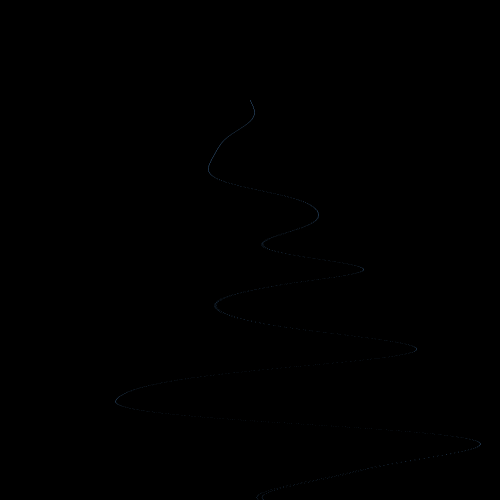
Frame 1 (no input)
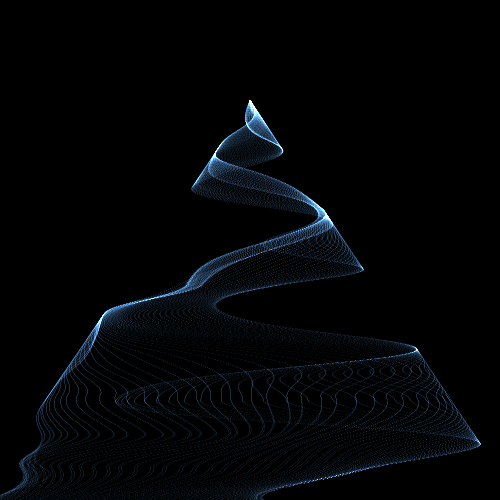
Frame 60 (the mouse pressed at the canvas centre just before this capture)
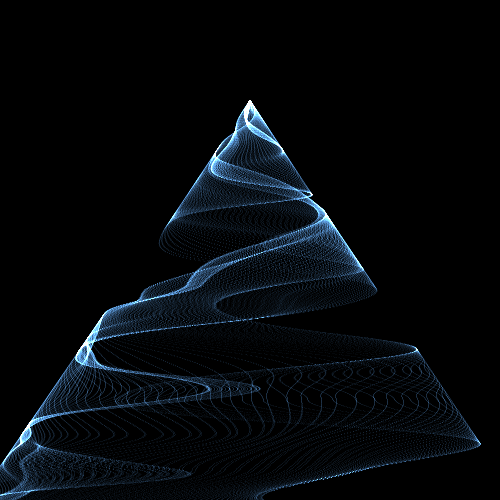
Frame 120 (the mouse held since frame 60 and released just before this capture)

The Processing sketch that drew these frames (run headless with seeded random() and noise(); from frame 60 on, the mouse is pressed at the canvas centre):

// Processing sketch: PerlinNoiseTriangle
// ── PerlinNoiseTriangle.pde
float x, y, r, n, w=250;
void setup() {
  size(500, 500);
  blendMode(ADD);
  background(0);
  stroke(87, 139, 186, 20);
}
void draw() {
  for (r=0; r<dist(w, w, x, y); r+=.1) {
    n=noise(r*.005, frameCount*.005)*30;
    point(w+cos(n)*r, 100+atan(n)*r);
  }
}
